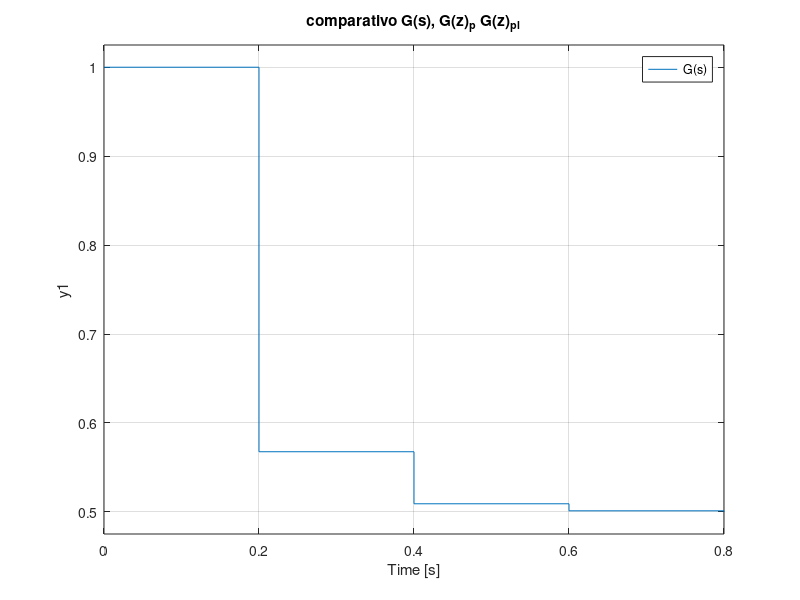

MATLAB code to generate this figure:
clear,clc
hold off %desliga o mantenedor de grahficos nos eixos do grahfico 
%parametros
num=[1 5];
den=[1 10];
Ts=1/100;
T=20*Ts;


%%letra c
G=tf(num, den) %funcsano de transferencia
Gzoh=c2d(G,Ts,'zoh'); %equivalente discreto Z pelo mehtodo ZOH para Ts=0.2

%%letra d
Gzohl=c2d(G,T,'zoh') %equivalente discreto Z pelo mehtodo ZOH para Ts=4
%%letra e
hold on %liga o mantenedor de grahficos nos eixos do grahfico 
step(G) %plota a funcsano de transferencia
step(Gzoh)%plota o equivalente discreto para Ts=0.2
step(Gzohl)%plota o equivalente discreto para Ts=4
title('comparativo G(s), G(z)_{p} G(z)_{pl}')
legend('G(s)','G(z) Ts=0.2','G(z) Ts=4')
print('1a_e.png','-dpng') %grava uma imagem do grahfico acima
hold off
%%letra g (nano consegui ainda)
%xl=[0 2+2*e^(-0.5*Ts)-4*e^(-0.75*Ts) 2*e^(-1.25*Ts)+2*e^(-0.75*Ts)-4*e^(-0.5)*Ts];
%yl=[1 -e^(-0.5*Ts)-e^(-0.75*Ts) e^(-1.25*Ts)];
%plot(xl,yl);
